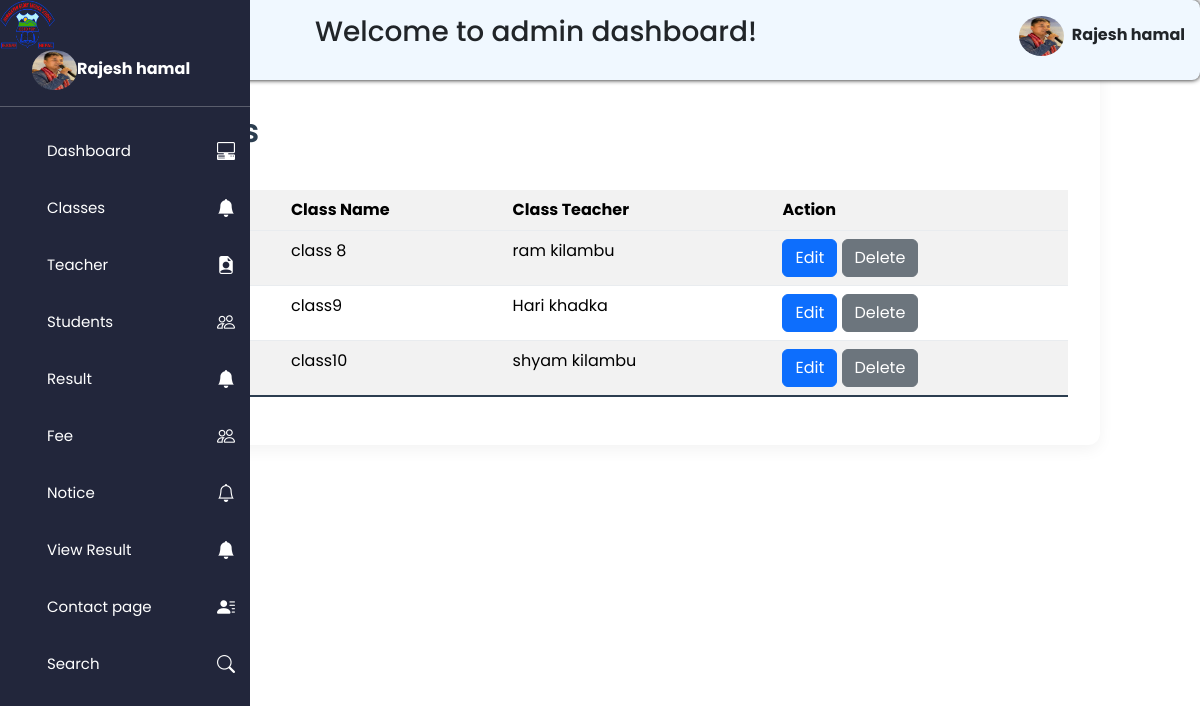
The page /admin/view-class.php (signed in) on the database its author committed.
### tables this page shows
CREATE TABLE `classes` (
  `class_id` int(11) NOT NULL AUTO_INCREMENT,
  `class_name` varchar(255) NOT NULL,
  `teacher_id` int(11) NOT NULL,
  PRIMARY KEY (`class_id`)
);

CREATE TABLE `teachers` (
  `T_id` int(11) NOT NULL AUTO_INCREMENT,
  `Name` varchar(255) NOT NULL,
  `Contact` varchar(20) NOT NULL,
  `Email` varchar(255) NOT NULL,
  `subject` varchar(255) NOT NULL,
  `Role` varchar(50) NOT NULL,
  `username` varchar(255) NOT NULL,
  `password` varchar(255) NOT NULL,
  `image` varchar(255) DEFAULT NULL,
  PRIMARY KEY (`T_id`)
);

### admin/view-class.php (the view, shortened to what this page needs)
<?php
include_once('../connection.php');
?>
<!DOCTYPE html>
<html lang="en">
<head>
    <link rel="stylesheet" href="/studentmgt/admin/css/bootstrap.min.css">
    <link rel="stylesheet" href="/studentmgt/admin/css/add-students.css">
</head>
<body>
  <?php include'includes/sidebar.php'?>
  <div class="table-data">
    <h2>Classes</h2>
    <table class="table table-striped"  style="border-collapse:collapse;">
        <tr>
            <th>class id</th>
            <th>Class Name</th>
            <th>Class Teacher</th>
            <th>Action</th>
        <tr>
        <?php
      $records = mysqli_query($conn,
      "SELECT c.class_id,c.class_name,t.Name AS teacher_name FROM classes c
       LEFT JOIN teachers t
       ON c.teacher_id = t.T_id;");
        while ($row = mysqli_fetch_assoc($records)) {
        echo '<tr>
        <td>'.$row['class_id'].'</td>
         <td>'.$row['class_name'].'</td>
         <td> '.$row['teacher_name'].' </td>
        <td>
        <a href="manage-class.php?editid='.$row['class_id'].'"><button class="btn btn-primary">Edit</button></a>
        <a href="manage-class.php?deleteid='.$row['class_id'].'"onclick="return confirm(\'Are you sure you want to delete?\')"><button class="btn btn-secondary">Delete</button></td></a>
        </tr>';
        }
        ?>
        </tr>
    </table>
    </div>
</body>
</html>

### admin/includes/sidebar.php (shortened to what this page needs)
<?php
include('../connection.php');
$id=1;
?>
<!DOCTYPE html>
<html lang="en">
<head>
  <link rel="stylesheet" href="/studentmgt/admin/css/style.css">
  <link rel="stylesheet" href="/studentmgt/admin/css/bootstrap.min.css">
  <link rel="stylesheet" href="/studentmgt/admin/css/bootstrap-icons.min.css">
</head>
<body>
<header>
   <?php
  $sql="SELECT * from admin where id=$id";
  $result=mysqli_query($conn,$sql);
  while($row=mysqli_fetch_assoc($result)){
   $name=$row['name'];
   $img=$row['image'];
  }
  ?>
  <div class="head">
    <h3>Welcome to admin dashboard!</h3>
    <div >
    <img id="profile" class="profile-img" src="<?php echo "$img"?>"><strong ><?php echo $name ?> </strong>
    </div>
  </div>
</header>
<aside id="sidebar">
  <div class="head">
  <img src="../images/logo.png" class="logo">
  </div>
  <div >
    <img id="profile" class="profile-img" src="<?php echo "$img"?>"><strong ><?php echo $name ?> </strong>
 </div>
<hr>
  <div class="sidebar-link">
  <ul>
  <li><a href="dashboard.php">Dashboard</a><i class="bi bi-pc-display-horizontal"></i></li>
   <li><a href="./add-classes.php">Classes</a><i class="bi bi-bell-fill"></i></li>
  <li id="teacher">
      <a href="">Teacher</a><i class="bi bi-file-earmark-person-fill"></i>
      </li>
    <li id="student">
      <a href="">Students</a><i class="bi bi-people"></i></li>
    <li><a href="add-result.php">Result</a><i class="bi bi-bell-fill"></i></li>
    <li id="fee">
      <a href="">Fee</a><i class="bi bi-people"></i></li>
    <li id="notice">
      <a href="">Notice</a><i class="bi bi-bell"></i>
      </li>
      <li><a href="view-result.php">View Result</a><i class="bi bi-bell-fill"></i></li>
       <li><a href="view-contacepage.php">Contact page </a><i class="bi bi-person-lines-fill"></i>
       <li><a href="search-students.php">Search</a><i class="bi bi-search"></i>
  </ul></li>
  </div>
</aside>
</body>
</html>

### admin/css/add-students.css (style rules this page uses)
:root { --primary: #2c3e50; --secondary: #34495e; --accent: #3498db; --success: #2ecc71; --danger: #e74c3c; --light: #f8f9fa; --dark: #343a40; --border-color: #e9ecef; --shadow: 0 5px 15px rgba(0, 0, 0, 0.05); }
* { padding: 0; margin: 0; box-sizing: border-box; font-family: 'Poppins', sans-serif; }
body { background-color: #f4f6f9; color: var(--dark); }
.add-students h2, .add-teacher h2, .add-class h2, .add-notice h2, .add-result h2, .add-homework h2, .table-data h2 { color: var(--primary); margin-bottom: 2rem; font-weight: 600; position: relative; padding-bottom: 0.5rem; }
.add-students h2::after, .add-teacher h2::after, .add-class h2::after, .add-notice h2::after, .table-data h2::after { content: ''; position: absolute; bottom: 0; left: 50%; transform: translateX(-50%); width: 60px; height: 3px; background: var(--accent); border-radius: 2px; }
.table-data h2 { margin-top: 80px; text-align: left; }
.table-data h2::after { left: 0; transform: none; }
.table-data { background: white; padding: 2em; border-radius: 12px; box-shadow: var(--shadow); margin:0 auto; max-width:1000px; width: 100%; }
.table { margin:2em auto ; overflow-x: auto; overflow-y: auto; }
table { width: 100%; border-collapse: collapse; margin-top: 1rem; }
table th, table td { padding: 1rem; border-bottom: 1px solid var(--border-color); }
table tbody tr { transition: all 0.2s ease; }
table tbody tr:last-of-type td { border-bottom: 2px solid var(--primary); }

### admin/css/style.css (style rules this page uses)
* { padding: 0px; margin: 0px; box-sizing: 0px; }
header { background-color: aliceblue; height: 5em; width: 100%; border-radius: 8px; box-shadow: 0 0 5px black; position: fixed; top: 0; left: 0; z-index: 1000; }
header .head { padding: 15px; display: flex; justify-content: space-between; align-items: center; text-align: center; }
header h3 { margin-left: 300px; }
header .profile-img { border-radius: 50%; width: 45px; height: 40px; margin-right: 0.5em; position: relative; }
aside .profile-img { border-radius: 50%; width: 45px; height: 40px; margin-left: 2em; }
aside { background-color: rgb(34, 38, 59); top: 0px; left: 0px; width: 250px; height: 100%; position: fixed; color: white; display: block; transition: left 0.3s ease; z-index: 1002; }
aside .head { display: flex; justify-content: space-between; }
aside .logo { width: 55px; height: 50px; }
.sidebar-link .bi { font-size: 18px; }
li { display: flex; justify-content: space-between; align-items: center; }
aside ul { list-style: none; text-decoration: none; margin-top: auto; }
aside ul li { padding: 15px; }
aside ul a { text-decoration: none; color: white; font-size: 15px; }

### rows shown on the page
classes: class_name "class 8", teacher.Name "ram kilambu"
classes: class_name "class9", teacher.Name "Hari khadka"
classes: class_name "class10", teacher.Name "shyam kilambu"

### other values the page prints
$name "Rajesh hamal"
